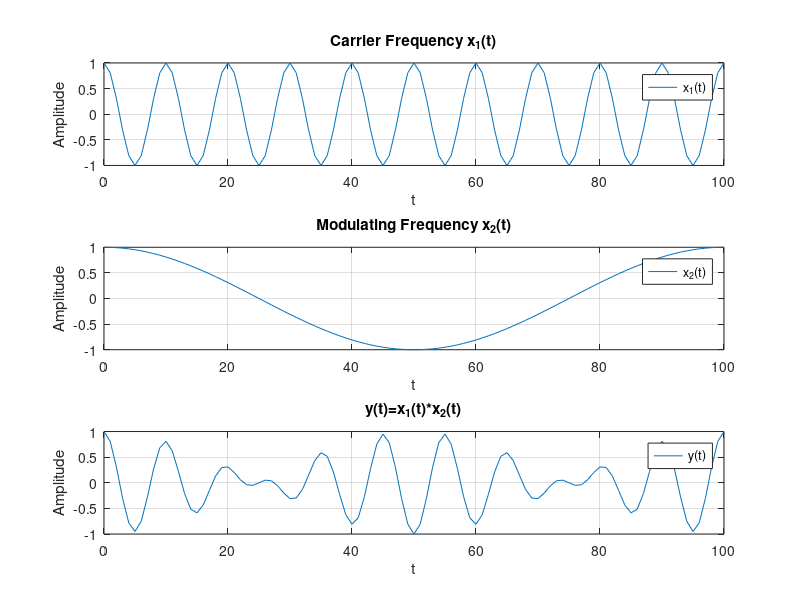

Write MATLAB code to recreate this figure.
% LAB 3 B
% Chirantan Ganguly (420)
% Amitrakshar Sanyal (422)
% ================================
n=0:100;
f1=0.2
f2=0.02
x1=cos(f1*pi*n);
x2=cos(f2*pi*n);
y=x1.*x2;
new_f1=f1+f2;
new_f2=f1-f2;
norm_f_beat=abs(f1-f2);
figure(1);
subplot(3,1,1);
plot(n,x1);
grid;
xlabel('t');
ylabel('Amplitude');
legend('x_1(t)');
title('Carrier Frequency x_1(t)');
subplot(3,1,2);
plot(n,x2);
grid;
xlabel('t');
ylabel('Amplitude');
legend('x_2(t)');
title('Modulating Frequency x_2(t)');
subplot(3,1,3);
plot(n,y);
grid;
xlabel('t');
ylabel('Amplitude');
legend('y(t)');
title('y(t)=x_1(t)*x_2(t)');
